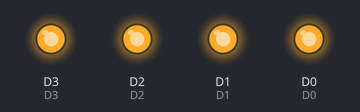
Bench run of a sketch on a simulated ESP8266 (NodeMCU). On the bench: output pins drawn as LEDs (lit = HIGH). Pins used as bus, display or sensor lines are not drawn.

Above: at 0.5 s.
At 4.5 s:
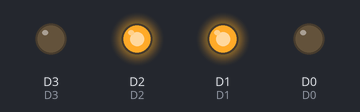
At 5.5 s:
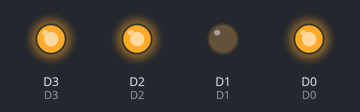
At 6.5 s:
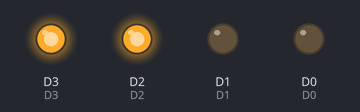
At 9.5 s:
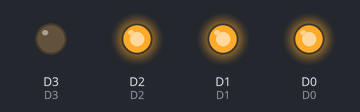
At 12.5 s:
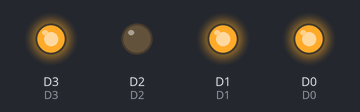
Timing chart, 0 to 13.0 s (numbered marks = the images above):
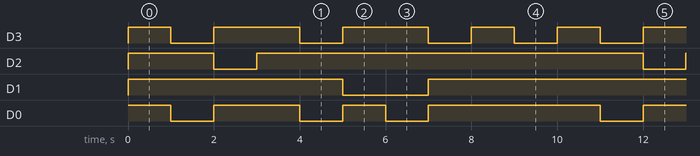

Measured:
- by itself, D3: repeats every 10.0 s: 2 × (LOW 1.0 s, HIGH 2.0 s), 2 × (LOW 1.0 s, HIGH 1.0 s)
- by itself, D2: repeats every 10.0 s: LOW 1.0 s, HIGH 9.0 s
- by itself, D1: repeats every 10.0 s: LOW 2.0 s, HIGH 8.0 s
- by itself, D0: repeats every 10.0 s: LOW 1.0 s, HIGH 2.0 s, LOW 1.0 s, HIGH 1.0 s, LOW 1.0 s, HIGH 4.0 s

The sketch:

Blink.ino
```cpp
#define D0 16
#define D1 05
#define D2 04
#define D3 00
#define D4 02
#define D5 14
#define D6 12
#define time 1000

void setup() {
  // initialize digital pin LED_BUILTIN as an output.
  pinMode(D0, OUTPUT);
  pinMode(D1, OUTPUT);
  pinMode(D2, OUTPUT);
  pinMode(D3, OUTPUT);
  pinMode(D4, OUTPUT);
  pinMode(D5, OUTPUT);
  pinMode(D6, OUTPUT);
}
void numero0() {
  digitalWrite(D0, HIGH);
  digitalWrite(D1, HIGH);
  digitalWrite(D2, HIGH);
  digitalWrite(D3, HIGH);
  digitalWrite(D4, HIGH);
  digitalWrite(D5, HIGH);
  delay(time);
}

void numero1() {
  digitalWrite(D1, HIGH);
  digitalWrite(D2, HIGH);
  delay(time);
}

void numero2() {
  digitalWrite(D0, HIGH);
  digitalWrite(D1, HIGH);
  digitalWrite(D3, HIGH);
  digitalWrite(D4, HIGH);
  digitalWrite(D6, HIGH);
  delay(time);
}

void numero3() {
  digitalWrite(D0, HIGH);
  digitalWrite(D1, HIGH);
  digitalWrite(D2, HIGH);
  digitalWrite(D3, HIGH);
  digitalWrite(D6, HIGH);
  delay(time);
}

void numero4() {
  digitalWrite(D1, HIGH);
  digitalWrite(D2, HIGH);
  digitalWrite(D5, HIGH);
  digitalWrite(D6, HIGH);
  delay(time);
}

void numero5() {
  digitalWrite(D0, HIGH);
  digitalWrite(D2, HIGH);
  digitalWrite(D3, HIGH);
  digitalWrite(D5, HIGH);
  digitalWrite(D6, HIGH);
  delay(time);
}

void numero6() {
  digitalWrite(D2, HIGH);
  digitalWrite(D3, HIGH);
  digitalWrite(D4, HIGH);
  digitalWrite(D5, HIGH);
  digitalWrite(D6, HIGH);
  delay(time);
}

void numero7() {
  digitalWrite(D0, HIGH);
  digitalWrite(D1, HIGH);
  digitalWrite(D2, HIGH);
  delay(time);
}

void numero8() {
  digitalWrite(D0, HIGH);
  digitalWrite(D1, HIGH);
  digitalWrite(D2, HIGH);
  digitalWrite(D3, HIGH);
  digitalWrite(D4, HIGH);
  digitalWrite(D5, HIGH);
  digitalWrite(D6, HIGH);
  delay(time);
}

void numero9() {
  digitalWrite(D0, HIGH);
  digitalWrite(D1, HIGH);
  digitalWrite(D2, HIGH);
  digitalWrite(D5, HIGH);
  digitalWrite(D6, HIGH);
  delay(time);
}

void apagar() {
  digitalWrite(D0, LOW);
  digitalWrite(D1, LOW);
  digitalWrite(D2, LOW);
  digitalWrite(D3, LOW);
  digitalWrite(D4, LOW);
  digitalWrite(D5, LOW);
  digitalWrite(D6, LOW);
}

void test() {
  digitalWrite(D0, HIGH);
  delay(time);
  digitalWrite(D1, HIGH);
  delay(time);
  digitalWrite(D2, HIGH);
  delay(time);
  digitalWrite(D3, HIGH);
  delay(time);
  digitalWrite(D4, HIGH);
  delay(time);
  digitalWrite(D5, HIGH);
  delay(time);
  digitalWrite(D6, HIGH);
  delay(time);
  digitalWrite(D7, HIGH);
  delay(time);
  digitalWrite(D8, HIGH);
  delay(time);
  digitalWrite(D0, LOW);
  delay(time);
  digitalWrite(D1, LOW);
  delay(time);
  digitalWrite(D2, LOW);
  delay(time);
  digitalWrite(D3, LOW);
  delay(time);
  digitalWrite(D4, LOW);
  delay(time);
  digitalWrite(D5, LOW);
  delay(time);
  digitalWrite(D6, LOW);
  delay(time);
  digitalWrite(D7, LOW);
  delay(time);
  digitalWrite(D8, LOW);
  delay(time);
}

// the loop function runs over and over again forever
void loop() {
  numero0();
  apagar();
  numero1();
  apagar();
  numero2();
  apagar();
  numero3();
  apagar();
  numero4();
  apagar();
  numero5();
  apagar();
  numero6();
  apagar();
  numero7();
  apagar();
  numero8();
  apagar();
  numero9();
  apagar();
}
```
